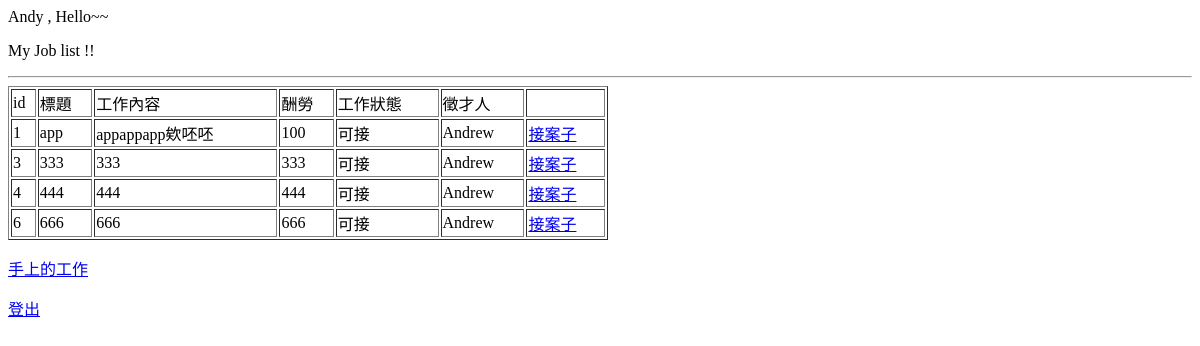
Page /02.list2.php (signed in) on the earlier database version.
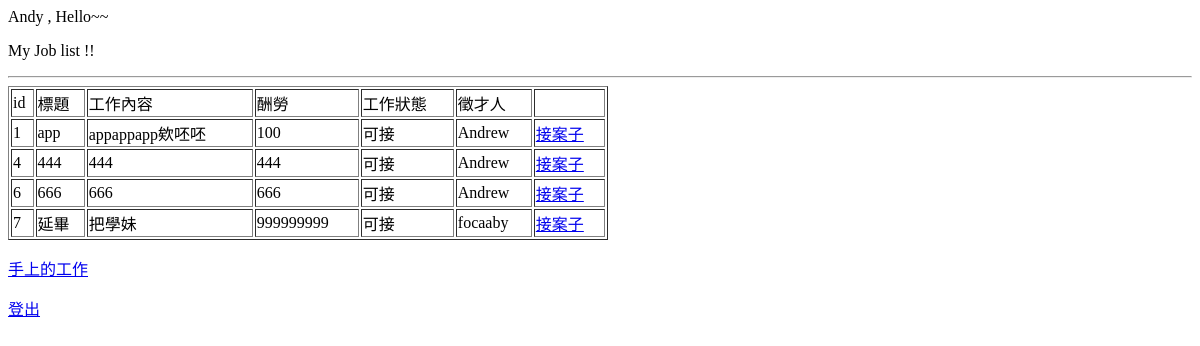
Same page on the later database version.
### tables this page shows
CREATE TABLE IF NOT EXISTS `work` (
  `id` int(11) NOT NULL,
  `title` varchar(30) NOT NULL,
  `msg` text NOT NULL,
  `price` int(11) NOT NULL,
  `status` int(11) NOT NULL,
  `whostart` varchar(20) DEFAULT NULL,
  `whotake` int(20) DEFAULT NULL
);

### 02.list2.php (the view, shortened to what this page needs)
<?php
    require("config.php");
?>
<!DOCTYPE html PUBLIC "-//W3C//DTD XHTML 1.0 Transitional//EN" "http://www.w3.org/TR/xhtml1/DTD/xhtml1-transitional.dtd">
<html xmlns="http://www.w3.org/1999/xhtml">
<head>
</head>
<body>
<p>My Job list !! </p>
<hr />
<table width="600" border="1">
  <tr>
    <td>id</td>
    <td>標題</td>
    <td>工作內容</td>
    <td>酬勞</td>
    <td>工作狀態</td>
    <td>徵才人</td>
    <td> </td>
  </tr>
<?php
$sql = "select * from work where status=0 order by id asc;";
$results=mysqli_query($conn,$sql);
while (	$rs=mysqli_fetch_array($results)) {
    if($rs['status']==0)
        $rs['status']="可接";
	echo "<tr><td>" , $rs['id'] ,
    "</td><td>" , $rs['title'] ,
	"</td><td>" , $rs['msg'],
	"</td><td>" , $rs['price'],
	"</td><td>" , $rs['status'],
	"</td><td>" , $rs['whostart'],
    "</td><td>" , "<a href='03.getwork.php?id=",$rs['id'] ,"' onclick='return confirm(\"are you sure ?\");'>接案子</a></br>",
    "</td></td></tr>";
}
?>
</table>
<p><a href="03.worklist.php">手上的工作</a> </p>
<p><a href="logout.php">登出</a> </p>
</body>
</html>

Differences in the rows shown:
no longer on this page (row edited): work: id "3", title "333", msg "333", price "333", status "可接", whostart "Andrew"
added work: id "7", title "延畢", msg "把學妹", price "999999999", status "可接", whostart "focaaby"
